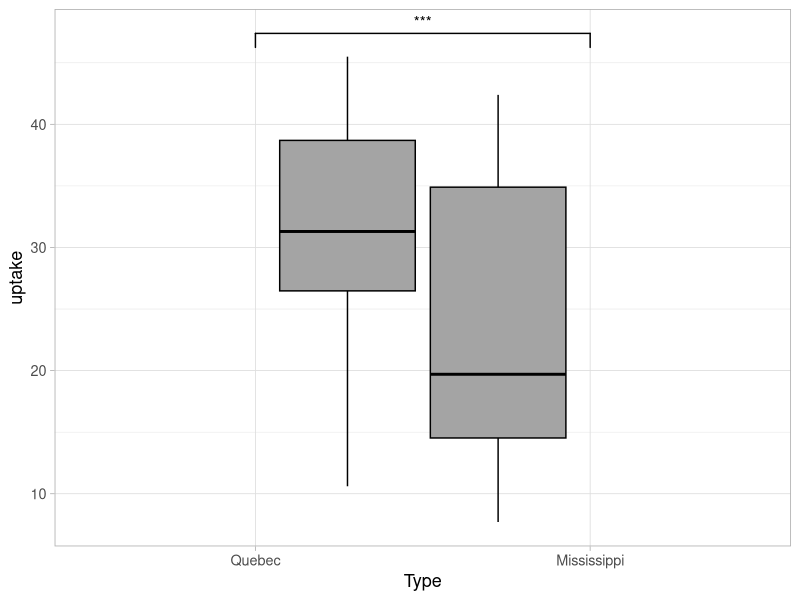
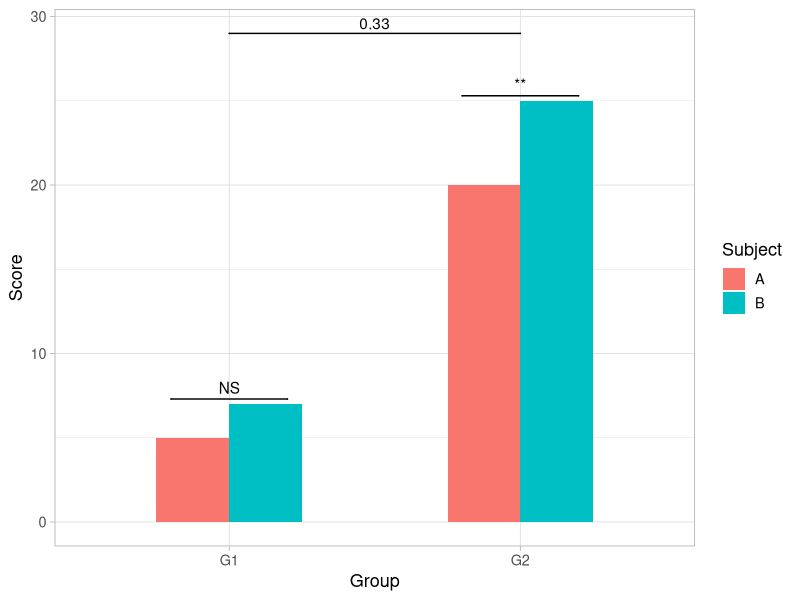
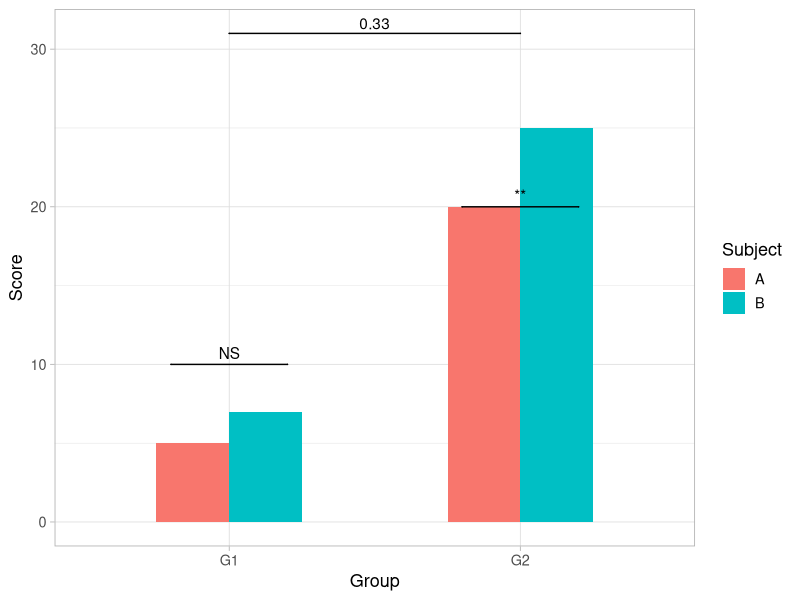
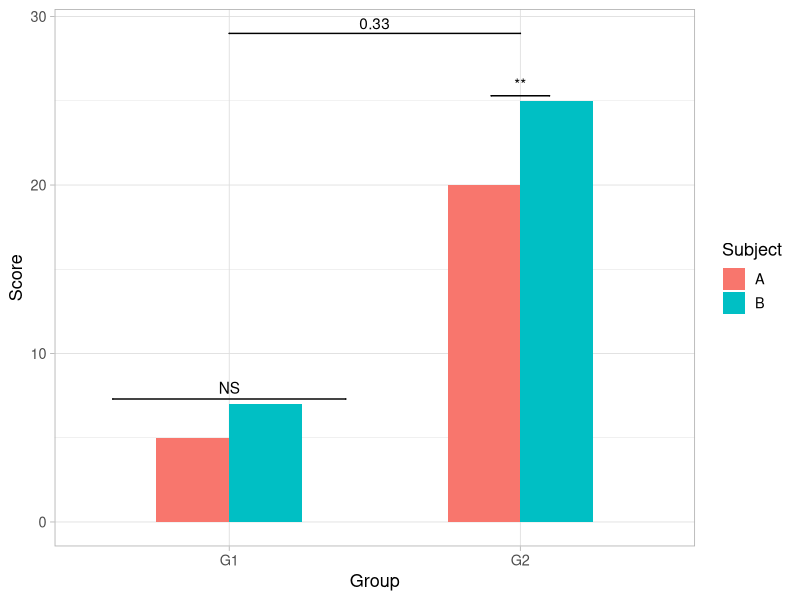
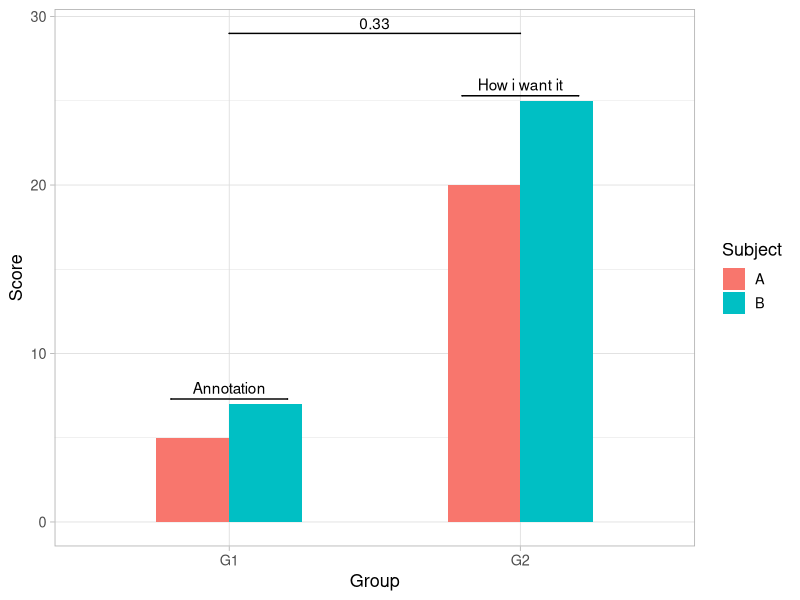
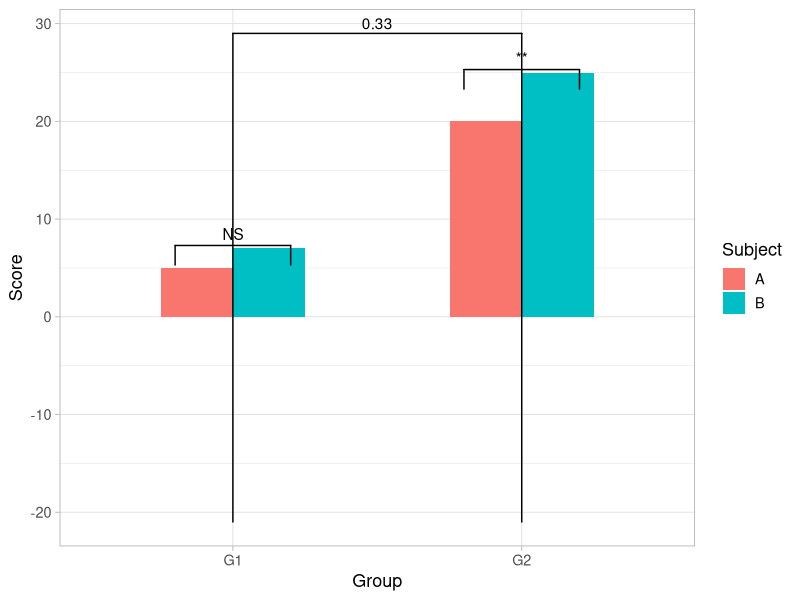
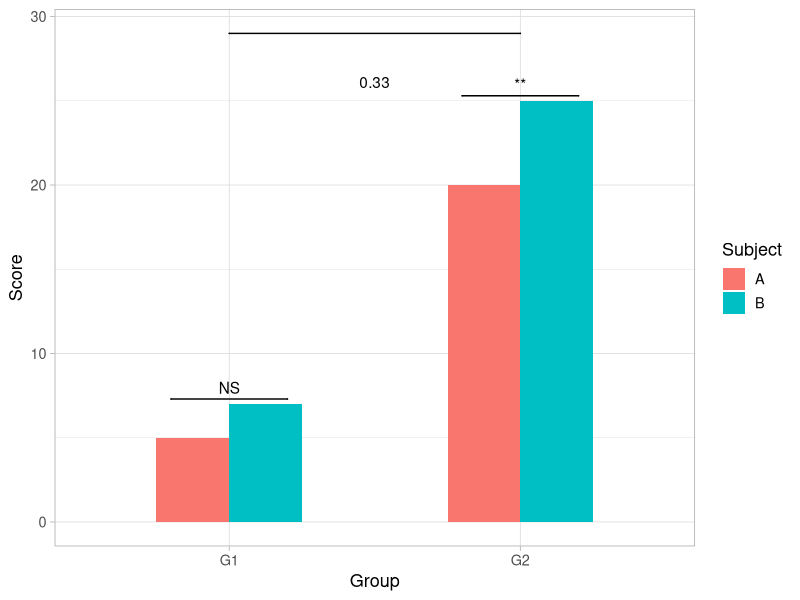

Write R code to recreate these figures, in order.
## ---- chunk 1
library(ggplot2)
library(ggsignif)
## ---- chunk 2
all.data<- CO2
library(dplyr)

All.data <- all.data %>%
  select(Type,Treatment,conc,uptake)

ggplot(All.data, aes(x=Type,y=uptake,group=Treatment))+
  geom_boxplot(fill='#A4A4A4', color = "black")+
  theme_light(base_size=13)+
  geom_signif(comparisons = list(c("Quebec","Mississippi")),map_signif_level = TRUE)
  

## ---- chunk 3
dataf<- data.frame(Group<- c("G1","G1","G2","G2"),
                   Subject<- c("A","B","A","B"),
                   Score<- c(5,7,20,25))

ggplot(dataf, aes(Group,Score))+
  geom_bar(aes(fill = Subject), stat = "identity", 
           position = "dodge", width = .5)+
  geom_signif(y_position = c(7.3,25.3), xmin = c(0.8,1.8), 
              xmax = c(1.2,2.2), annotation = c("NS","**"),
              tip_length = 0)+
  geom_signif(comparisons = list(c("G1","G2")), y_position = 28,
              tip_length = 0, vjust = .1)+
  theme_light(base_size=13)


## ---- chunk 4
ggplot(dataf, aes(Group,Score))+
  geom_bar(aes(fill = Subject), stat = "identity", 
           position = "dodge", width = .5)+
  geom_signif(y_position = c(10,20), xmin = c(0.8,1.8), 
              xmax = c(1.2,2.2), annotation = c("NS","**"),
              tip_length = 0)+
  geom_signif(comparisons = list(c("G1","G2")), y_position = 30,
              tip_length = 0, vjust = .1)+
  theme_light(base_size=13)
## ---- chunk 5
ggplot(dataf, aes(Group,Score))+
  geom_bar(aes(fill = Subject), stat = "identity", 
           position = "dodge", width = .5)+
  geom_signif(y_position = c(7.3,25.3), xmin = c(0.6,1.9), 
              xmax = c(1.4,2.1), annotation = c("NS","**"),
              tip_length = 0)+
  geom_signif(comparisons = list(c("G1","G2")), y_position = 28,
              tip_length = 0, vjust = .1)+
    theme_light(base_size=13)
## ---- chunk 6
ggplot(dataf, aes(Group,Score))+
  geom_bar(aes(fill = Subject), stat = "identity", 
           position = "dodge", width = .5)+
  geom_signif(y_position = c(7.3,25.3), xmin = c(0.8,1.8), 
              xmax = c(1.2,2.2), annotation = c("Annotation","How i want it"),
              tip_length = 0)+
  geom_signif(comparisons = list(c("G1","G2")), y_position = 28,
              tip_length = 0, vjust = .1)+
  theme_light(base_size=13)
## ---- chunk 7
ggplot(dataf, aes(Group,Score))+
  geom_bar(aes(fill = Subject), stat = "identity", 
           position = "dodge", width = .5)+
  geom_signif(y_position = c(7.3,25.3), xmin = c(0.8,1.8), 
              xmax = c(1.2,2.2), annotation = c("NS","**"),
              tip_length = .1)+
  geom_signif(comparisons = list(c("G1","G2")), y_position = 28,
              tip_length = 2.5, vjust = .1)+
  theme_light(base_size=13)
## ---- chunk 8
ggplot(dataf, aes(Group,Score))+
  geom_bar(aes(fill = Subject), stat = "identity", 
           position = "dodge", width = .5)+
  geom_signif(y_position = c(7.3,25.3), xmin = c(0.8,1.8), 
              xmax = c(1.2,2.2), annotation = c("NS","**"),
              tip_length = 0)+
  geom_signif(comparisons = list(c("G1","G2")), y_position = 28,
              tip_length = 0, vjust = 5)+
  theme_light(base_size=13)
